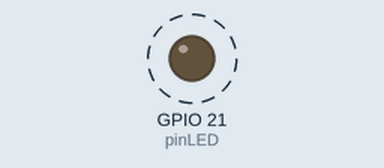
Recording of a program running on a simulated Raspberry Pi (BCM pin numbers). Shown: output pins drawn as LEDs (lit = HIGH). Dashed ring = blinking. What the program prints to the terminal is not drawn.

Above: at 1.0 s.
Timing chart, 0 to 4.6 s (numbered marks = the images above):
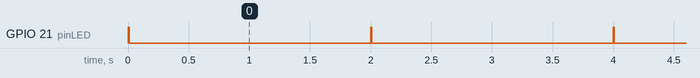

The program:

PWM_change_frequency.py
```python
#  更改亮燈頻率
import RPi.GPIO as GPIO
import time

pinLED = 21
freq = 0.5
dc = 0.5
GPIO.setmode(GPIO.BCM)
GPIO.setup(pinLED,GPIO.OUT)
p = GPIO.PWM(pinLED,freq)

p.start(dc)
input('enter to stop')
p.ChangeFrequency(1)
p.ChangeDutyCycle(90)
input('enter to stop')
p.stop()

GPIO.cleanup()
```

Measured:
- by itself, GPIO 21 (pinLED): alternates HIGH for 0.01 s and LOW for 2.0 s
